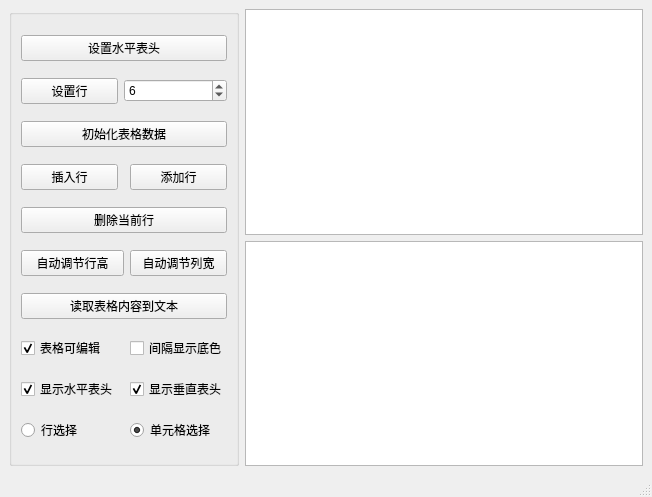
<?xml version="1.0" encoding="UTF-8"?>
<ui version="4.0">
 <class>MainWindow</class>
 <widget class="QMainWindow" name="MainWindow">
  <property name="geometry">
   <rect>
    <x>0</x>
    <y>0</y>
    <width>652</width>
    <height>497</height>
   </rect>
  </property>
  <property name="windowTitle">
   <string>tablewidget</string>
  </property>
  <widget class="QWidget" name="centralwidget">
   <layout class="QGridLayout" name="gridLayout_2">
    <item row="0" column="0" rowspan="2">
     <widget class="QGroupBox" name="groupBox">
      <property name="title">
       <string/>
      </property>
      <layout class="QGridLayout" name="gridLayout">
       <item row="0" column="0" colspan="3">
        <widget class="QPushButton" name="btn_settablehead">
         <property name="text">
          <string>设置水平表头</string>
         </property>
        </widget>
       </item>
       <item row="1" column="0">
        <widget class="QPushButton" name="pushButton_setrcol">
         <property name="text">
          <string>设置行</string>
         </property>
        </widget>
       </item>
       <item row="1" column="1" colspan="2">
        <widget class="QSpinBox" name="spinBox">
         <property name="value">
          <number>6</number>
         </property>
        </widget>
       </item>
       <item row="2" column="0" colspan="3">
        <widget class="QPushButton" name="pushButton_init">
         <property name="text">
          <string>初始化表格数据</string>
         </property>
        </widget>
       </item>
       <item row="3" column="0">
        <widget class="QPushButton" name="pushButton_inscol">
         <property name="text">
          <string>插入行</string>
         </property>
        </widget>
       </item>
       <item row="3" column="2">
        <widget class="QPushButton" name="pushButton_addcol">
         <property name="text">
          <string>添加行</string>
         </property>
        </widget>
       </item>
       <item row="4" column="0" colspan="3">
        <widget class="QPushButton" name="pushButton_delcol">
         <property name="text">
          <string>删除当前行</string>
         </property>
        </widget>
       </item>
       <item row="5" column="0" colspan="2">
        <widget class="QPushButton" name="pushButton_reh">
         <property name="text">
          <string>自动调节行高</string>
         </property>
        </widget>
       </item>
       <item row="5" column="2">
        <widget class="QPushButton" name="pushButton_rew">
         <property name="text">
          <string>自动调节列宽</string>
         </property>
        </widget>
       </item>
       <item row="6" column="0" colspan="3">
        <widget class="QPushButton" name="pushButton_showtext">
         <property name="text">
          <string>读取表格内容到文本</string>
         </property>
        </widget>
       </item>
       <item row="7" column="0">
        <widget class="QCheckBox" name="checkBox_edit">
         <property name="text">
          <string>表格可编辑</string>
         </property>
         <property name="checked">
          <bool>true</bool>
         </property>
        </widget>
       </item>
       <item row="7" column="2">
        <widget class="QCheckBox" name="checkBox_scolor">
         <property name="text">
          <string>间隔显示底色</string>
         </property>
        </widget>
       </item>
       <item row="8" column="0">
        <widget class="QCheckBox" name="checkBox_showhead">
         <property name="text">
          <string>显示水平表头</string>
         </property>
         <property name="checked">
          <bool>true</bool>
         </property>
        </widget>
       </item>
       <item row="8" column="2">
        <widget class="QCheckBox" name="checkBox_showrowhead">
         <property name="text">
          <string>显示垂直表头</string>
         </property>
         <property name="checked">
          <bool>true</bool>
         </property>
        </widget>
       </item>
       <item row="9" column="0">
        <widget class="QRadioButton" name="radioButton_choicecol">
         <property name="text">
          <string>行选择</string>
         </property>
        </widget>
       </item>
       <item row="9" column="2">
        <widget class="QRadioButton" name="radioButton_choiceitem">
         <property name="text">
          <string>单元格选择</string>
         </property>
         <property name="checked">
          <bool>true</bool>
         </property>
        </widget>
       </item>
      </layout>
     </widget>
    </item>
    <item row="0" column="1">
     <widget class="QTableWidget" name="tableWidget"/>
    </item>
    <item row="1" column="1">
     <widget class="QTextEdit" name="textEdit"/>
    </item>
   </layout>
  </widget>
  <widget class="QStatusBar" name="statusbar"/>
 </widget>
 <resources/>
 <connections/>
</ui>
